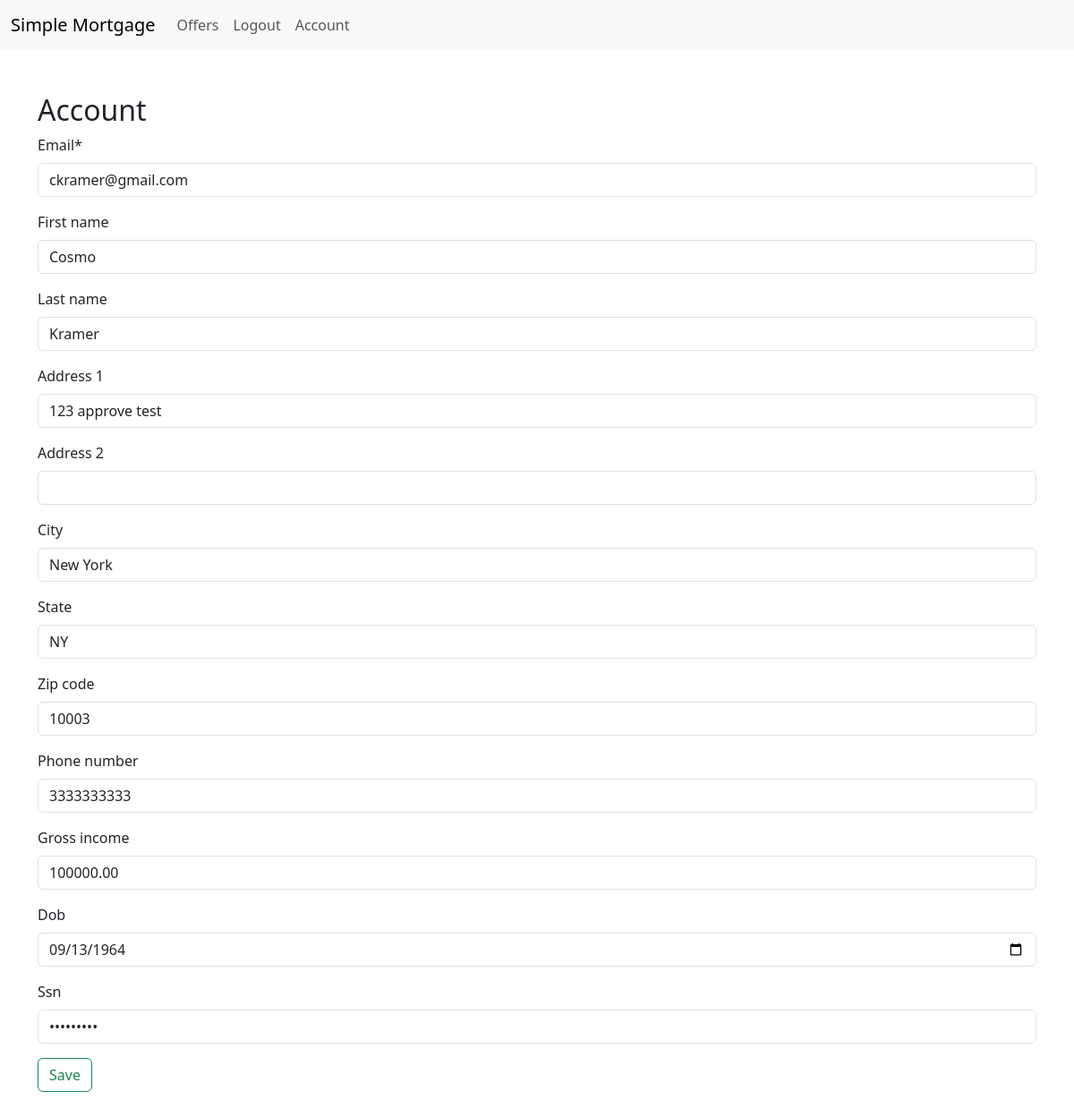
The app's page /accounts/edit/3/ (signed in) with its own data.
### accounts/models.py (models this page shows, shortened)
class CustomUser(AbstractBaseUser, PermissionsMixin):
    email = models.EmailField(unique=True)
    first_name = models.CharField(max_length=50, blank=True, null=True)
    last_name = models.CharField(max_length=50, blank=True, null=True)
    address_1 = models.CharField(max_length=255, blank=True, null=True)
    address_2 = models.CharField(max_length=255, blank=True, null=True)
    city = models.CharField(max_length=50, blank=True, null=True)
    state = models.CharField(max_length=2, blank=True, null=True)
    zip_code = models.CharField(max_length=5, blank=True, null=True)
    phone_number = models.CharField(max_length=15, blank=True, null=True)
    gross_income = models.DecimalField(
        max_digits=10, decimal_places=2, blank=True, null=True
    )
    dob = models.DateField(blank=True, null=True)
    ssn = models.CharField(
        max_length=60, blank=True, null=True
    )  # Increased length to accommodate hashed value
    is_staff = models.BooleanField(default=False)
    is_active = models.BooleanField(default=True)
    password = models.CharField(max_length=128)  # Explicitly mention the password field
    plaid_access_token = models.CharField(
        max_length=255, blank=True, null=True
    )  # Field to store Plaid access token
    objects = CustomUserManager()
    USERNAME_FIELD = "email"
    REQUIRED_FIELDS = []

### accounts/views.py (the view)
# urls.py: path("edit/<int:user_id>/", views.edit_user, name="edit_user"),
@login_required
def edit_user(request, user_id):
    user = get_object_or_404(CustomUser, id=user_id)
    if request.method == "POST":
        form = CustomUserForm(request.POST, instance=user)
        if form.is_valid():
            form.save()
            return redirect("profile", user_id=request.user.id)
    else:
        form = CustomUserForm(instance=user)
    return render(request, "accounts/edit_user.html", {"form": form})

### accounts/forms.py
class CustomUserForm(forms.ModelForm):
    class Meta:
        model = CustomUser
        fields = [
            "email",
            "first_name",
            "last_name",
            "address_1",
            "address_2",
            "city",
            "state",
            "zip_code",
            "phone_number",
            "gross_income",
            "dob",
            "ssn",
        ]
        widgets = {
            "dob": forms.DateInput(attrs={"type": "date"}),
            "ssn": forms.PasswordInput(render_value=True),
        }

### accounts/templates/accounts/edit_user.html (shortened to what this page needs)
{% extends 'base.html' %} {% load crispy_forms_tags %}  {% block content %}
<div class="container my-5 pb-5">
	<h2>Account</h2>
	<form method="post" action="{% url 'edit_user' %}">
		{% csrf_token %} {{ form|crispy }}
		<button class="btn btn-outline-success" type="submit">Save</button>
	</form>
</div>
{% endblock content %}

### records on screen
CustomUser: email "ckramer@gmail.com", first_name "Cosmo", last_name "Kramer", address_1 "123 approve test", city "New York", state "NY", zip_code "10003", phone_number "3333333333", gross_income "100000.00", dob "09/13/1964"
